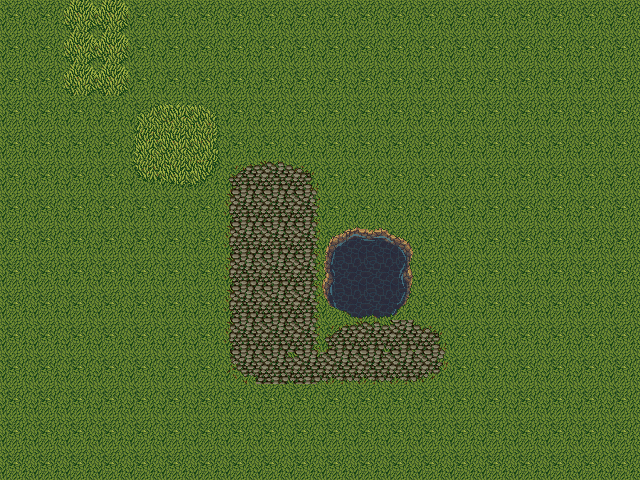

This is a level from a 2D game, rendered from its Tiled map with the project's own tilesets. A one-line summary and the complete map file follow:
An orthogonal 20x15 tile map with 32x32 px tiles, 1 tile layer (Tile Layer 1), 3 tilesets.

<map version="1.0" orientation="orthogonal" renderorder="right-down" width="20" height="15" tilewidth="32" tileheight="32" nextobjectid="1">
 <tileset firstgid="1" name="grass" tilewidth="32" tileheight="32" tilecount="12" columns="3">
  <image source="grass.png" width="96" height="128" />
 </tileset>
 <tileset firstgid="13" name="road1" tilewidth="32" tileheight="32" tilecount="12" columns="3">
  <image source="road1.png" width="96" height="128" />
 </tileset>
 <tileset firstgid="25" name="water5" tilewidth="32" tileheight="32" tilecount="48" columns="12">
  <image source="water5.png" width="384" height="128" />
 </tileset>
 <layer name="Tile Layer 1" width="20" height="15">
  <data encoding="csv">
1,1,3,3,1,1,1,1,1,1,1,1,1,1,1,1,1,1,1,1,
1,1,3,3,1,1,1,1,1,1,1,1,1,1,1,1,1,1,1,1,
1,1,3,3,1,1,1,1,1,1,1,1,1,1,1,1,1,1,1,1,
1,1,1,1,4,5,6,1,1,1,1,1,1,1,1,1,1,1,1,1,
1,1,1,1,7,8,9,1,1,1,1,1,1,1,1,1,1,1,1,1,
1,1,1,1,10,11,12,16,17,18,1,1,1,1,1,1,1,1,1,1,
1,1,1,1,1,1,1,19,20,21,1,1,1,1,1,1,1,1,1,1,
1,1,1,1,1,1,1,19,20,21,37,38,39,1,1,1,1,1,1,1,
1,1,1,1,1,1,1,19,20,21,49,50,51,1,1,1,1,1,1,1,
1,1,1,1,1,1,1,19,20,21,61,62,63,1,1,1,1,1,1,1,
1,1,1,1,1,1,1,19,20,21,16,17,15,18,1,1,1,1,1,1,
1,1,1,1,1,1,1,22,20,15,23,23,23,24,1,1,1,1,1,1,
1,1,1,1,1,1,1,1,1,1,1,1,1,1,1,1,1,1,1,1,
1,1,1,1,1,1,1,1,1,1,1,1,1,1,1,1,1,1,1,1,
1,1,1,1,1,1,1,1,1,1,1,1,1,1,1,1,1,1,1,1
</data>
 </layer>
</map>
